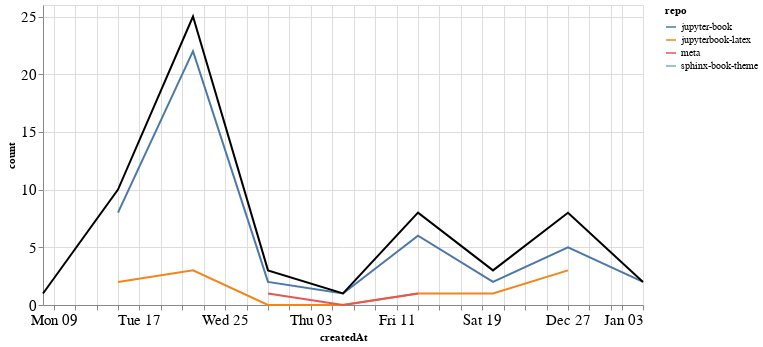

Notebook cell for this chart:
### Markdown cell above
### Comments

### Code cell
comments_time = comments.groupby('repo').resample('W', on='createdAt').count()['author'].reset_index()
comments_time = comments_time.rename(columns={'author': 'count'})
comments_time_total = comments_time.groupby('createdAt').agg({"count": "sum"}).reset_index()
ch1 = alt.Chart(comments_time, width=600).mark_line().encode(
    x='createdAt',
    y='count',
    color='repo',
    tooltip="repo"
)

ch2 = alt.Chart(comments_time_total, width=600).mark_line(color="black").encode(
    x='createdAt',
    y='count',
)

ch1 + ch2

### Figure 1 — Vega-Lite specification as saved in the notebook (floating-point values rounded to 4 significant figures)
{"config": {"axisLeft": {"labelFontSize": 15}, "axisBottom": {"labelFontSize": 15}}, "layer": [{"data": {"name": "data-ab1956c0c8eb0201523e2d7c0e370010"}, "mark": "line", "encoding": {"color": {"type": "nominal", "field": "repo"}, "tooltip": {"type": "nominal", "field": "repo"}, "x": {"type": "temporal", "field": "createdAt"}, "y": {"type": "quantitative", "field": "count"}}, "width": 600}, {"data": {"name": "data-3042931c49e318c21dff059deef81ef7"}, "mark": {"type": "line", "color": "black"}, "encoding": {"x": {"type": "temporal", "field": "createdAt"}, "y": {"type": "quantitative", "field": "count"}}, "width": 600}], "$schema": "https://vega.github.io/schema/vega-lite/v4.8.1.json", "datasets": {"data-ab1956c0c8eb0201523e2d7c0e370010": [{"repo": "jupyter-book", "createdAt": "2020-11-15T00:00:00", "count": 8}, {"repo": "jupyter-book", "createdAt": "2020-11-22T00:00:00", "count": 22}, {"repo": "jupyter-book", "createdAt": "2020-11-29T00:00:00", "count": 2}, {"repo": "jupyter-book", "createdAt": "2020-12-06T00:00:00", "count": 1}, {"repo": "jupyter-book", "createdAt": "2020-12-13T00:00:00", "count": 6}, {"repo": "jupyter-book", "createdAt": "2020-12-20T00:00:00", "count": 2}, {"repo": "jupyter-book", "createdAt": "2020-12-27T00:00:00", "count": 5}, {"repo": "jupyter-book", "createdAt": "2021-01-03T00:00:00", "count": 2}, {"repo": "jupyterbook-latex", "createdAt": "2020-11-15T00:00:00", "count": 2}, {"repo": "jupyterbook-latex", "createdAt": "2020-11-22T00:00:00", "count": 3}, {"repo": "jupyterbook-latex", "createdAt": "2020-11-29T00:00:00", "count": 0}, {"repo": "jupyterbook-latex", "createdAt": "2020-12-06T00:00:00", "count": 0}, {"repo": "jupyterbook-latex", "createdAt": "2020-12-13T00:00:00", "count": 1}, {"repo": "jupyterbook-latex", "createdAt": "2020-12-20T00:00:00", "count": 1}, {"repo": "jupyterbook-latex", "createdAt": "2020-12-27T00:00:00", "count": 3}, {"repo": "meta", "createdAt": "2020-11-29T00:00:00", "count": 1}, {"repo": "meta", "createdAt": "2020-12-06T00:00:00", "count": 0}, {"repo": "meta", "createdAt": "2020-12-13T00:00:00", "count": 1}, {"repo": "sphinx-book-theme", "createdAt": "2020-11-08T00:00:00", "count": 1}], "data-3042931c49e318c21dff059deef81ef7": [{"createdAt": "2020-11-08T00:00:00", "count": 1}, {"createdAt": "2020-11-15T00:00:00", "count": 10}, {"createdAt": "2020-11-22T00:00:00", "count": 25}, {"createdAt": "2020-11-29T00:00:00", "count": 3}, {"createdAt": "2020-12-06T00:00:00", "count": 1}, {"createdAt": "2020-12-13T00:00:00", "count": 8}, {"createdAt": "2020-12-20T00:00:00", "count": 3}, {"createdAt": "2020-12-27T00:00:00", "count": 8}, {"createdAt": "2021-01-03T00:00:00", "count": 2}]}}
